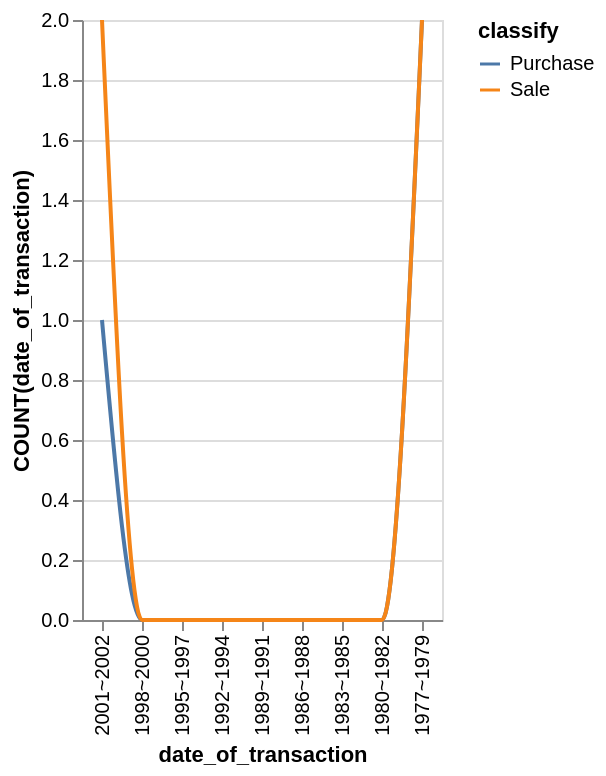

Source (Vega-Lite JSON):
### Vega-Lite specification from a JSON file in a GitHub repository (floating-point values rounded to 4 significant figures)
{"data": {"values": [{"x_data": "2001~2002", "y_data": 1, "classify": "Purchase"}, {"x_data": "1998~2000", "y_data": 0, "classify": "Purchase"}, {"x_data": "1995~1997", "y_data": 0, "classify": "Purchase"}, {"x_data": "1992~1994", "y_data": 0, "classify": "Purchase"}, {"x_data": "1989~1991", "y_data": 0, "classify": "Purchase"}, {"x_data": "1986~1988", "y_data": 0, "classify": "Purchase"}, {"x_data": "1983~1985", "y_data": 0, "classify": "Purchase"}, {"x_data": "1980~1982", "y_data": 0, "classify": "Purchase"}, {"x_data": "1977~1979", "y_data": 2, "classify": "Purchase"}, {"x_data": "2001~2002", "y_data": 2, "classify": "Sale"}, {"x_data": "1998~2000", "y_data": 0, "classify": "Sale"}, {"x_data": "1995~1997", "y_data": 0, "classify": "Sale"}, {"x_data": "1992~1994", "y_data": 0, "classify": "Sale"}, {"x_data": "1989~1991", "y_data": 0, "classify": "Sale"}, {"x_data": "1986~1988", "y_data": 0, "classify": "Sale"}, {"x_data": "1983~1985", "y_data": 0, "classify": "Sale"}, {"x_data": "1980~1982", "y_data": 0, "classify": "Sale"}, {"x_data": "1977~1979", "y_data": 2, "classify": "Sale"}]}, "mark": {"type": "line", "interpolate": "monotone"}, "encoding": {"x": {"field": "x_data", "type": "nominal", "title": "date_of_transaction", "sort": "descending"}, "y": {"field": "y_data", "type": "quantitative", "title": "COUNT(date_of_transaction)"}, "color": {"field": "classify"}}}
